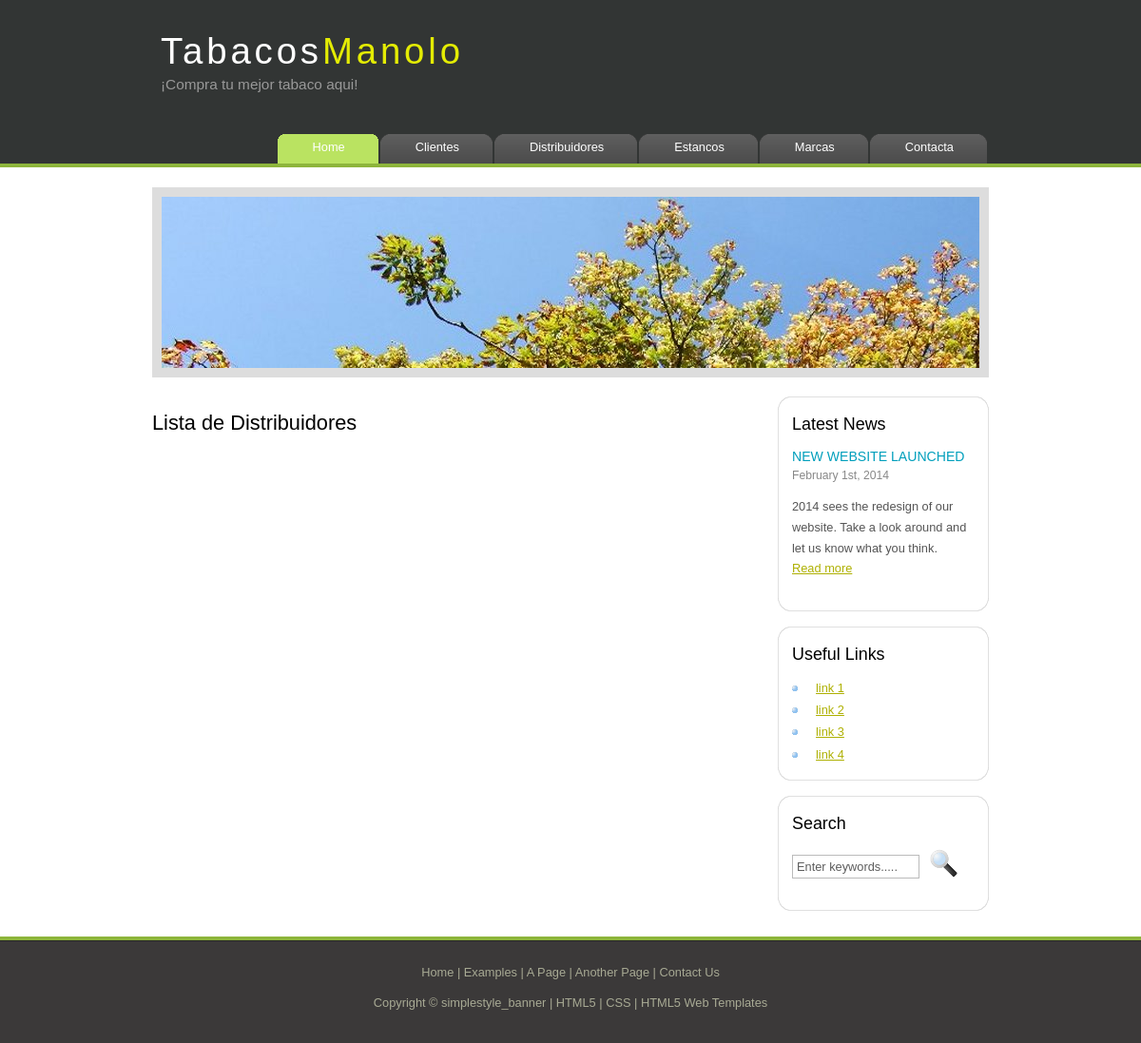
Before: /tabacosAPP/listadoDistribuidores/ with the older database file.
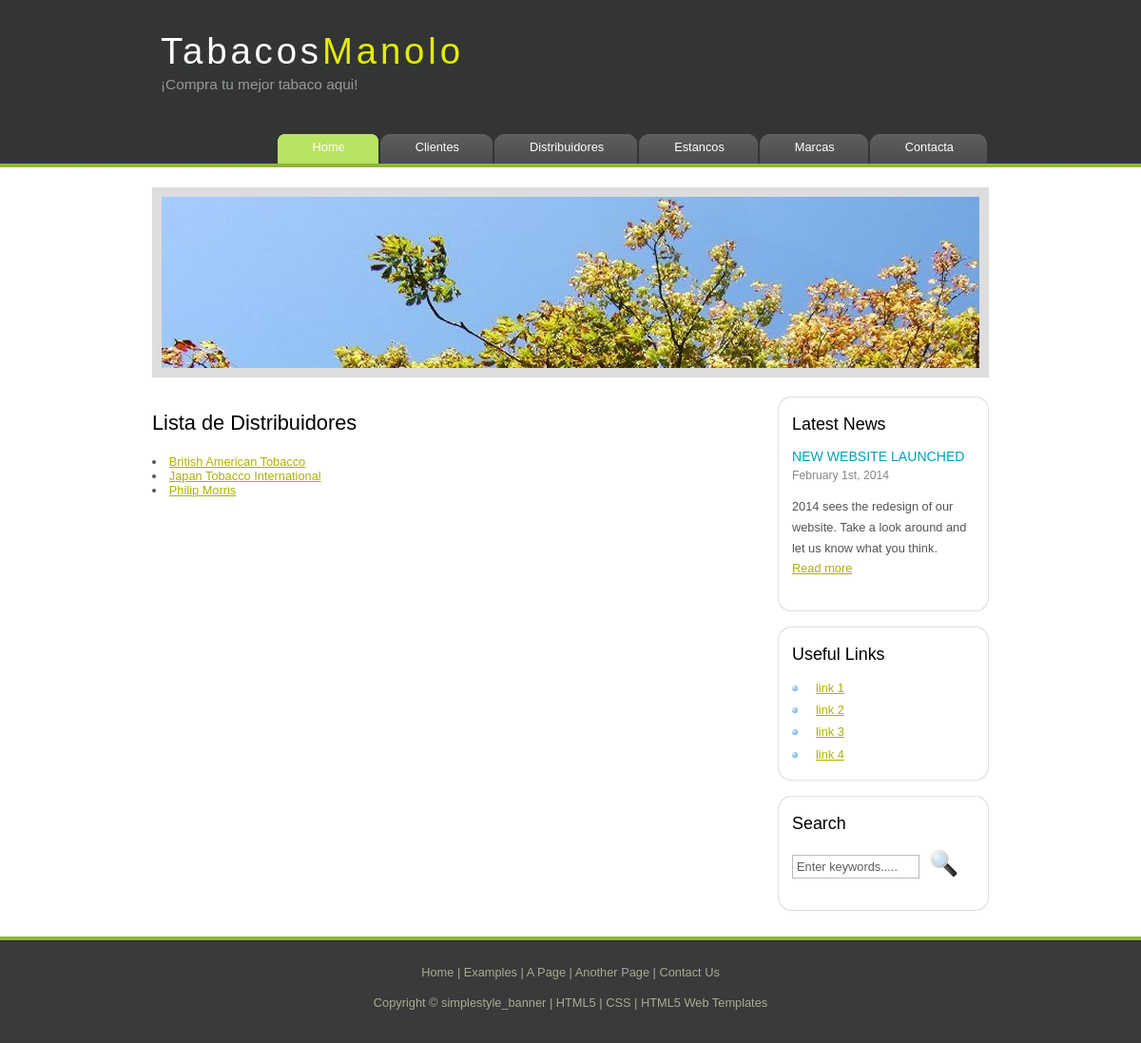
After: the same page with the newer database file.
### tabacosAPP/models.py (models this page shows, shortened)
class Distribuidor(models.Model):
    nombre = models.CharField(max_length=100)
    pais = models.CharField(max_length=100)
    exportacion = models.CharField(max_length=100)

### tabacosAPP/views.py (the view)
# urls.py: path('listadoDistribuidores/', views.listaDistribuidores, name='listaDistribuidores'),
def listaDistribuidores(request):
    distribuidor = Distribuidor.objects.order_by('nombre')
    contexto = {'lista_distribuidores': distribuidor}
    return render(request, 'listaDistribuidores.html', contexto)

### tabacosAPP/templates/listaDistribuidores.html (shortened to what this page needs)
<html>
    <head>
    </head>
    <body>
        {% extends 'base.html' %}
        {% block contenido%}
        <h1>Lista de Distribuidores</h1>
        {% for distribuidor in lista_distribuidores %}
            <li>
                <a href="{% url 'detalleDistribuidores' distribuidor.id %}">{{ distribuidor.nombre }}</a>
            </li>
        {% endfor %}
        {% endblock %}

Changed rows visible on the page:
added Distribuidor: nombre "British American Tobacco"
added Distribuidor: nombre "Japan Tobacco International"
added Distribuidor: nombre "Philip Morris"
